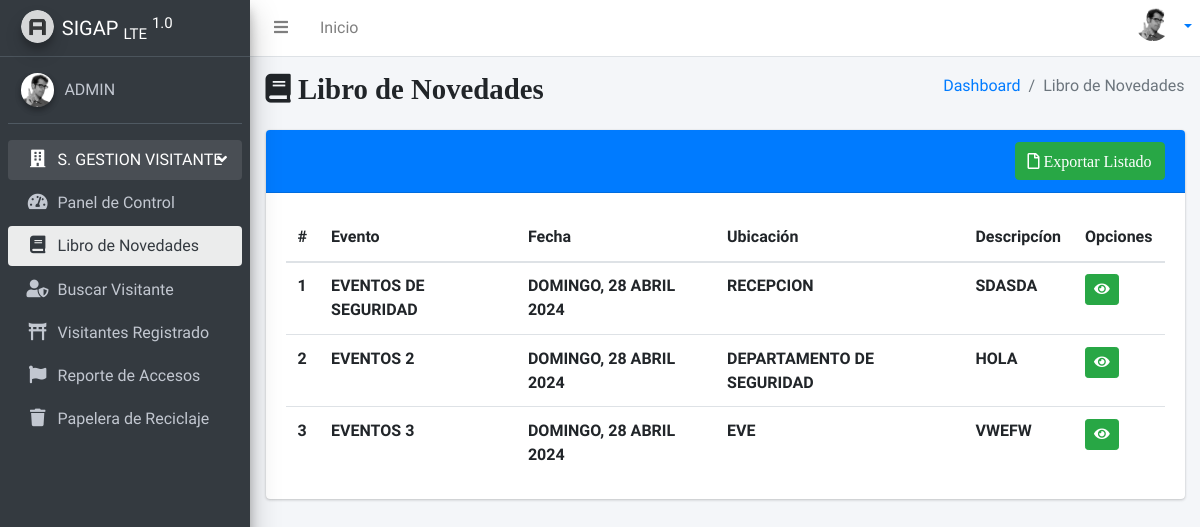
Page /events/ (signed in) on the earlier database version.
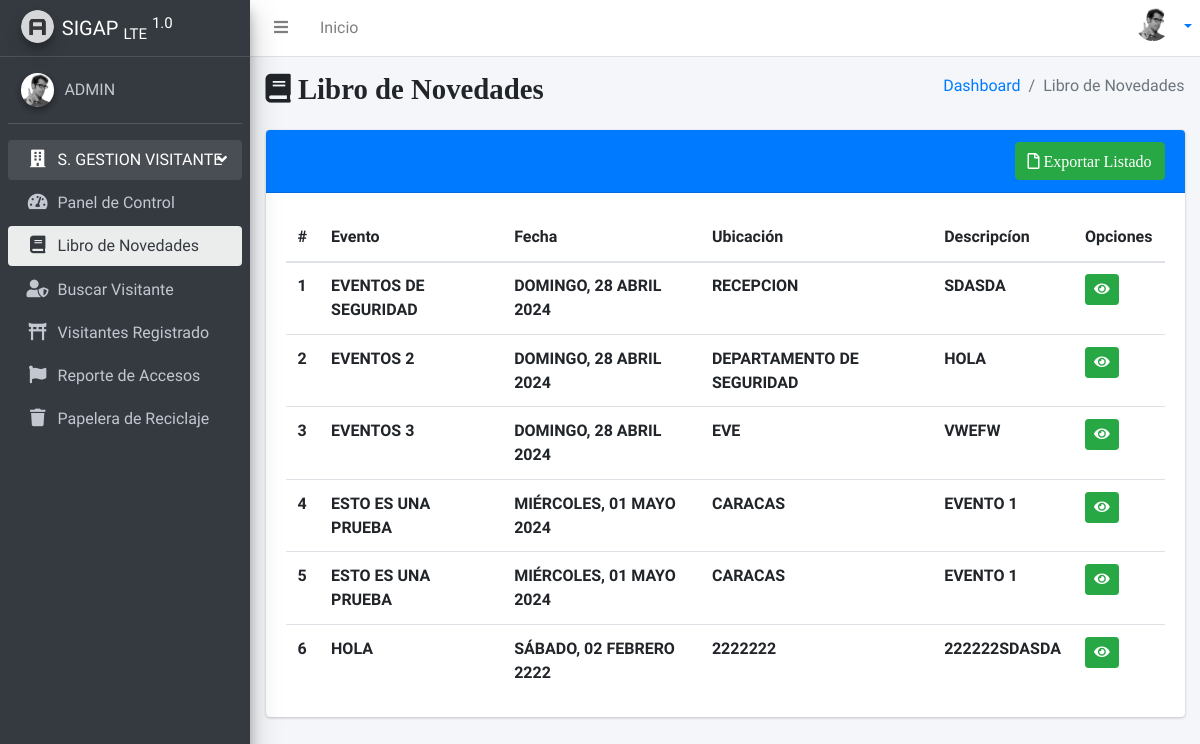
Same page on the later database version.
### apps/sgsv/models.py (models this page shows, shortened)
class ModeloBase(models.Model):
    created_at = models.DateTimeField('Fecha de Creacion', auto_now_add=True)
    updated_at = models.DateTimeField('Fecha de Modificacion', auto_now=True)
    deleted_at = models.DateTimeField('Fecha de Eliminacion', null=True, blank=True)
    deleted_by = models.ForeignKey(User, on_delete=models.SET_NULL, null=True, blank=True)
    is_deleted = models.BooleanField('Eliminado', default=False)  # Campo para el borrado lógico
    class Meta:
        abstract = True

class Reventos(ModeloBase):
    nEvent = models.CharField('Nombre Del Evento',max_length=100)
    nDate = models.DateField('Fecha')
    nTime = models.TimeField('Hora')
    nLocation = models.CharField('Ubicación',max_length=100)
    nDescription = models.TextField('Descripción del Evento',max_length=255)
    nImagen =  models.ImageField('Imagen',upload_to='eventos',null=True,blank=True)
    class Meta:
        verbose_name = 'Eventos de Seguridad'
        verbose_name_plural = 'Evento de Seguridad'
        db_table = 'events'

### apps/sgsv/views.py (the view)
# urls.py: path('events/', views.EvSeguridad, name='Eventos-SEG'),
@login_required
def EvSeguridad(request):
    context = {
        'reventos': Reventos.objects.all()
    }
    return render(request,'sgsv/ebook/index.html', context)

### public/templates/sgsv/ebook/index.html (shortened to what this page needs)
{% extends 'layouts/base.html' %}
{% block titlecontent %}
<i class="fas fa-book"> Libro de Novedades</i>
{% endblock %}
{% block titlemenu %}
Libro de Novedades
{% endblock %}
{% block content %}
  <div class="content">
    <div class="container-fluid">
      <div class="row">
        <div class="col">
          <div class="card card-primary">
            <div class="card-header">
              <a class="btn btn-md btn-success float-right  fas fa-file" href=""> Exportar Listado</a>
            </div>
            <div class="card-body">
 <table class="table">
                <thead>
                  <tr>
                    <th scope="col">#</th>
                    <th scope="col">Evento</th>
                    <th scope="col">Fecha</th>
                    <th scope="col">Ubicación</th>
                    <th scope="col">Descripcíon</th>
                    <th scope="col">Opciones</th>
                  </tr>
                </thead>
                <tbody>
                  {% for event in reventos %}
                    <tr>
              <tr>
                      <th scope="row">{{ forloop.counter }}</th>
                      <th scope="row">{{ event.nEvent|upper}}</th>
                      <th scope="row">{{ event.nDate|date:"l, d F Y"|upper}}</th>
                      <th scope="row">{{ event.nLocation|upper}}</th>
                      <th scope="row">{{ event.nDescription|upper}}</th>
                      <td>
                        <a class="btn btn-sm btn-success" href="{%url 'Edetail-SEG' pk=event.id%}"><i class="fa fa-eye" aria-hidden="true"></i></a>
                      </td>
                    </tr>
                    </tr>
                  {% endfor %}
                </tbody>
              </table>
            </div>
          </div>
        </div>
      </div>
    </div>
  </div>
{% endblock %}

### public/templates/layouts/base.html (shortened to what this page needs)
<!DOCTYPE html>
{% load static %}
<html lang="es">
  <head>
    <link rel="stylesheet" href="{% static 'plugins/fontawesome-free/css/all.min.css' %}" />
    <link rel="stylesheet" href="{% static 'dist/css/adminlte.min.css' %}" />
  </head>
  <body class="hold-transition sidebar-mini">
    <div class="wrapper">
      {% include 'layouts/navbar.html' %}
      <div class="content-wrapper">
        <section class="content-header">
          <div class="container-fluid">
            <div class="row mb-2">
              <div class="col-sm-6">
                <h1>
                  {% block titlecontent %}
                  {% endblock %}
                </h1>
              </div>
              <div class="col-sm-6">
                <ol class="breadcrumb float-sm-right">
                  <li class="breadcrumb-item">
                    <a href="/">Dashboard</a>
                  </li>
                  <li class="breadcrumb-item active">
                    {% block titlemenu %}
                    {% endblock %}
                  </li>
                </ol>
              </div>
            </div>
          </div>
        </section>
        {% block content %}
        {% endblock %}
      </div>
 </div>
      {% include 'layouts/sidebar.html' %}
  </body>
</html>

### public/templates/layouts/navbar.html (shortened to what this page needs)
{%load static%}
<nav class="main-header navbar navbar-expand navbar-white navbar-light">
    <ul class="navbar-nav">
      <li class="nav-item">
        <a class="nav-link" data-widget="pushmenu" href="#" role="button"><i class="fas fa-bars"></i></a>
      </li>
      <li class="nav-item d-none d-sm-inline-block">
        <a href="/" class="nav-link">Inicio</a>
      </li>
    </ul>
    <ul class="navbar-nav ml-auto">
      <li class="dropdown user user-menu">
        <a href="#" class="dropdown-toggle" data-toggle="dropdown" aria-expanded="false">
             <span class="hidden-xs">
          {% if request.user.profile.avatar  %}
                  <img class="user-image" src="{{ request.user.profile.avatar.url  }}" alt="Fotografía" />
                {% else %}
                <img src="{% static 'dist/img/user2-160x160.jpg' %}"class="user-image" alt="User Image" />
                {% endif %}
 </span>
        </a>
    </ul>
  </nav>

### public/templates/layouts/sidebar.html (shortened to what this page needs)
{% load static %}
<aside class="main-sidebar elevation-4 sidebar-dark-primary">
  <a href="/" class="brand-link">
    <img
      src="{% static 'dist/img/AdminLTELogo.png' %}"
      alt=""
      class="brand-image img-circle elevation-3"
      style="opacity: 0.8"
    />
    <span class="brand-text font-weight-light"><b>SIGAP</b> <sub>LTE</sub> <sup> 1.0</sup></span>
  </a>
  <div class="sidebar">
    <div class="user-panel mt-3 pb-3 mb-3 d-flex">
      <div class="image">
        {% if request.user.profile.avatar %}
        <img
          class="img-circle elevation-2"
          src="{{ request.user.profile.avatar.url }}"
          alt="Fotografía"
        />
        {% else %}
        <img
          src="{% static 'dist/img/user2-160x160.jpg' %}"
          class="img-circle elevation-2"
          alt="User Image"
        />
        {% endif %}
      </div>
      <div class="info">
        {% if user.first_name and user.last_name %}
        <a href="" class="d-block"
          >{{ user.first_name |upper }} {{ user.last_name |upper }}</a
        >
        {% else %}
        <a href="" class="d-block">{{ user.username |upper }}</a>
        {% endif %}
      </div>
    </div>
    <nav class="mt-2">
      <ul class="nav nav-pills nav-sidebar flex-column"  data-widget="treeview" role="menu" data-accordion="false">
        <li class="nav-item menu-open">
          <a href="" class="nav-link">
            <i class="fas fa-building nav-icon"></i>
            <p>
              S. GESTION VISITANTE
              <i class="right fas fa-angle-left"></i>
            </p>
          </a>
          <ul class="nav nav-treeview">
            <li class="nav-item">
              <a
                href="{% url 'index' %}"
                class="nav-link {% if request.resolver_match.url_name == 'index' %}active{% endif %}"
              >
                <i class="nav-icon fas fa-tachometer-alt"></i>
                <p>Panel de Control</p>
              </a>
            </li>
            <li class="nav-item">
              <a
                href="{% url 'Eventos-SEG' %}"
                class="nav-link {% if request.resolver_match.url_name == 'Eventos-SEG' %}active{% endif %}"
              >
                <i class="fas fa-book nav-icon"></i>
                <p>Libro de Novedades</p>
              </a>
            </li>
            <li class="nav-item">
              <a
                href="{% url 'search' %}"
                class="nav-link {% if request.resolver_match.url_name == 'search' %}active{% endif %}"
              >
                <i class="fas fa-user-shield nav-icon"></i>
                <p>Buscar Visitante</p>
              </a>
            </li>
            <li class="nav-item">
              <a
                href="{% url 'lperson' %}"
                class="nav-link {% if request.resolver_match.url_name == 'lperson' %}active{% endif %}"
              >
                <i class="fas fa-torii-gate nav-icon"></i>
                <p>Visitantes Registrado</p>
              </a>
            </li>
            <li class="nav-item">
              <a
                href="{% url 'laccess' %}"
                class="nav-link {% if request.resolver_match.url_name == 'laccess' %}active{% endif %}"
              >
                <i class="fas fa-flag nav-icon"></i>
                <p>Reporte de Accesos</p>
              </a>
            </li>
            <li class="nav-item">
              <a
                href="{% url 'tperson' %}"
                class="nav-link {% if request.resolver_match.url_name == 'tperson' %}active{% endif %}"
              >
                <i class="nav-icon fas fa-trash"></i>
                <p>Papelera de Reciclaje</p>
              </a>
            </li>
          </ul>
        </li>
      </ul>
    </nav>
  </div>
</aside>

Differences in the rows shown:
added Reventos: nEvent "ESTO ES UNA PRUEBA", nDate "MIÉRCOLES, 01 MAYO 2024", nLocation "CARACAS", nDescription "EVENTO 1"
added Reventos: nEvent "ESTO ES UNA PRUEBA", nDate "MIÉRCOLES, 01 MAYO 2024", nLocation "CARACAS", nDescription "EVENTO 1"
added Reventos: nEvent "HOLA", nDate "SÁBADO, 02 FEBRERO 2222", nLocation "2222222", nDescription "222222SDASDA"
